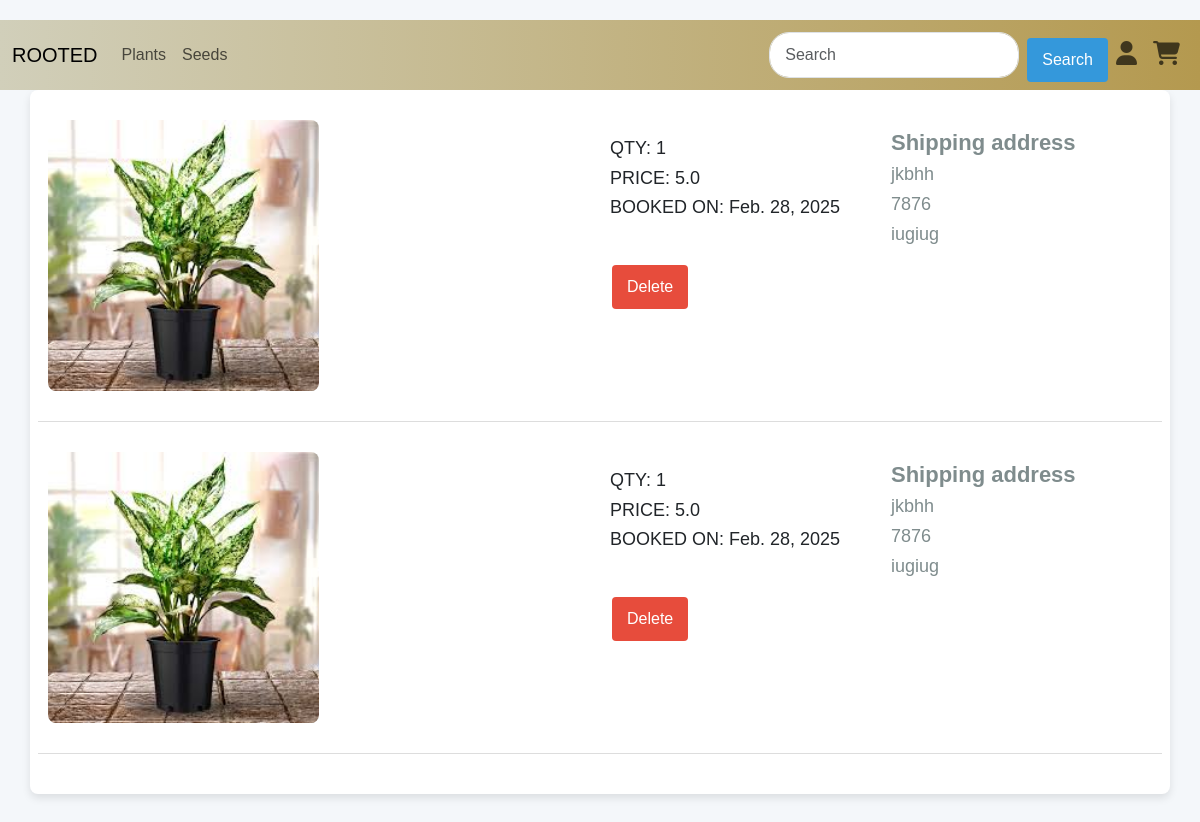
Before: /bookings (signed in) with the older database file.
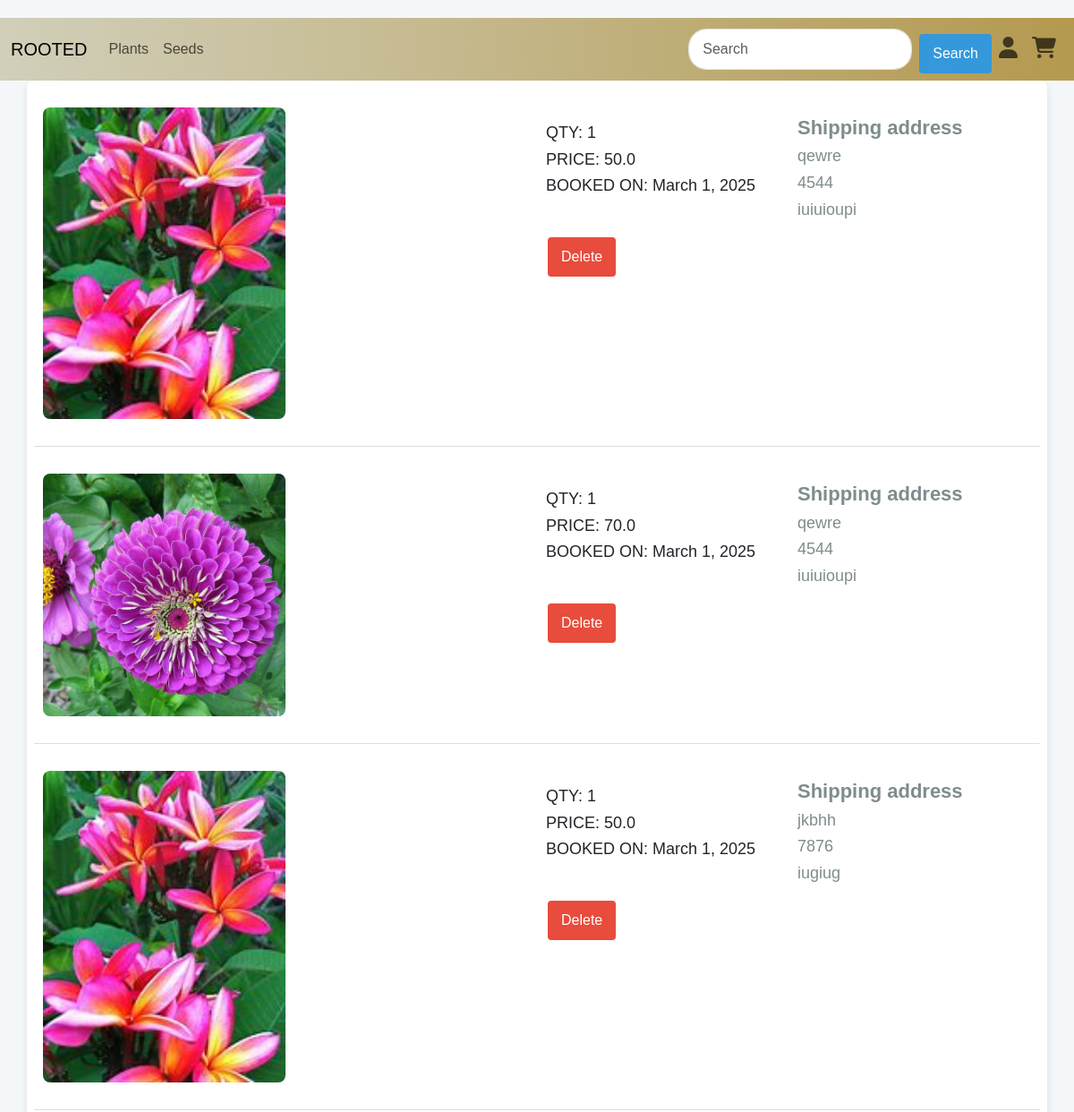
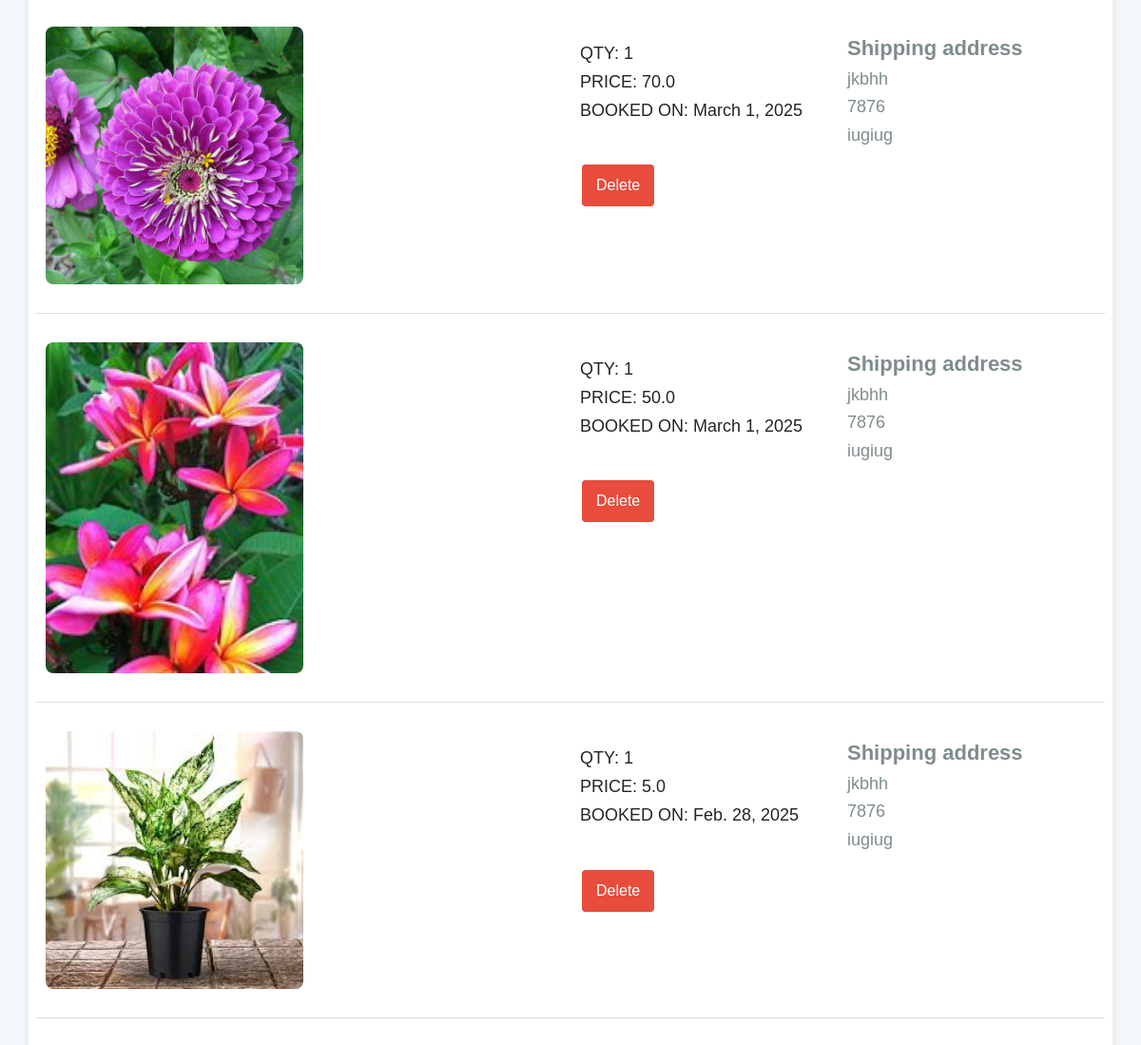
After: the same page with the newer database file (2 pictures, top to bottom).
### app/models.py (models this page shows, shortened)
class Main_cat(models.Model):
        m_name=models.TextField(unique=True)

class Bookings(models.Model):
    user=models.ForeignKey(User,on_delete=models.CASCADE)
    pro=models.ForeignKey(Plants,on_delete=models.CASCADE)
    qty=models.TextField()
    price=models.FloatField()
    address=models.ForeignKey(Address,on_delete=models.CASCADE)
    date=models.DateField(auto_now_add=True)

class Plants(models.Model):
    p_id=models.TextField()
    name=models.TextField()
    p_catg=models.TextField()
    p_dis=models.TextField()
    price=models.IntegerField()
    offer_price=models.IntegerField()
    img=models.FileField()
    img2=models.FileField()
    stock=models.IntegerField()
    catg=models.ForeignKey(Category,on_delete=models.CASCADE)
    mcatg=models.ForeignKey(Main_cat,on_delete=models.CASCADE)

class Address(models.Model):
    user=models.ForeignKey(User,on_delete=models.CASCADE)
    name=models.TextField()
    phn=models.IntegerField()
    pin=models.IntegerField()
    loc=models.TextField()
    adrs=models.TextField()
    city=models.TextField()
    state=models.TextField()

### app/views.py (the view)
# urls.py: path('bookings',views.bookings),
def bookings(req):
    if 'user' in req.session:
        user=User.objects.get(username=req.session['user'])
        data=Bookings.objects.filter(user=user)[: : -1]
        plants=Plants.objects.all()
        cat=Category.objects.all()
        c_data=Category.objects.all()
        p_data=Plants.objects.all()
        m_data=Main_cat.objects.all()
        data2=Order.objects.all()
        return render(req,'user/bookings.html',{'data':data,'cat':cat,'Plants':plants,'c_data':c_data,'p_data':p_data,'m_data':m_data,"data2":data2})
    else:
        return redirect(m_login)

### templates/user/bookings.html (shortened to what this page needs)
<!DOCTYPE html>
<html lang="en">
<head>
    {% load static %}
    <link rel="stylesheet" href="https://cdnjs.cloudflare.com/ajax/libs/font-awesome/6.6.0/css/all.min.css">
    <link href="https://cdn.jsdelivr.net/npm/bootstrap@5.3.3/dist/css/bootstrap.min.css" rel="stylesheet">
    <link rel="stylesheet" href="{% static 'css/style.css'%}">
</head>
<body>
<nav class="navbar navbar-expand-sm " id="navb">
    <div class="container-fluid">
      <a class="navbar-brand" href="../homep">ROOTED</a>
      <div class="collapse navbar-collapse" id="collapsibleNavbar">
        <ul class="navbar-nav me-auto">
          {% for i in m_data%}
          <li class="nav-item" id="dropdown">
            <a href="" class="nav-link" id="dropbtn">{{i.m_name}}</a>
          {% endfor %}
        </ul>
        <form class="d-flex" method="GET" action="../search">
          <input class="form-control me-2" type="text" placeholder="Search" value="{{ srch }}" name="query" required>
          <button class="btn btn-primary" type="submit" >Search</button>
          <ul class="navbar-nav me-auto">
            <li class="nav-item">
              <a class="nav-link" href="../m_login"><i class="fa-solid fa-user"></i></a>
            </li>
            <li class="nav-item">
              <a class="nav-link" href="../view_cart"><i class="fa-solid fa-cart-shopping"></i></a>
            </li>
          </ul>
        </form>
      </div>
    </div>
  </nav>
    <div class="container bookings">
        {% for i in data %}
        <div class="row row1">
            <div class="col-6">
                <img src="{{i.pro.img.url}}" alt="Product Image" style="width: 50%;">
            </div>
            <div class="col-lg-6">
                <div class="row row2">
                    <div class="col-6">
                        <h2>QTY: {{i.qty}}</h2>
                        <h2>PRICE: {{i.price}}</h2>
                        <h2>BOOKED ON: {{i.date}}</h2>
                    </div>
                    <div class="col-6 address">
                        <h2 class="name">Shipping address</h2>
                        <h2>{{i.address.name}}</h2>
                        <h2>{{i.address.pin}}</h2>
                        <h2>{{i.address.state}}</h2>
                    </div>
                </div>
                <a class="btn btn-delete" href="../deleteBookings/{{i.pk}}" onclick="return confirm('Are you sure you want to delete this booking?');">Delete</a>
            </div>
        </div>
        {% endfor %}
    </div>
</body>
</html>

Changed rows visible on the page:
removed Bookings: pro.img (picture), qty "1", price "5.0", date "Feb. 28, 2025", address.name "jkbhh", address.pin "7876", address.state "iugiug"
added Bookings: pro.img (picture), qty "1", price "50.0", date "March 1, 2025", address.name "qewre", address.pin "4544", address.state "iuiuioupi"
added Bookings: pro.img (picture), qty "1", price "70.0", date "March 1, 2025", address.name "qewre", address.pin "4544", address.state "iuiuioupi"
added Bookings: pro.img (picture), qty "1", price "50.0", date "March 1, 2025", address.name "jkbhh", address.pin "7876", address.state "iugiug"
added Bookings: pro.img (picture), qty "1", price "70.0", date "March 1, 2025", address.name "jkbhh", address.pin "7876", address.state "iugiug"
added Bookings: pro.img (picture), qty "1", price "50.0", date "March 1, 2025", address.name "jkbhh", address.pin "7876", address.state "iugiug"
